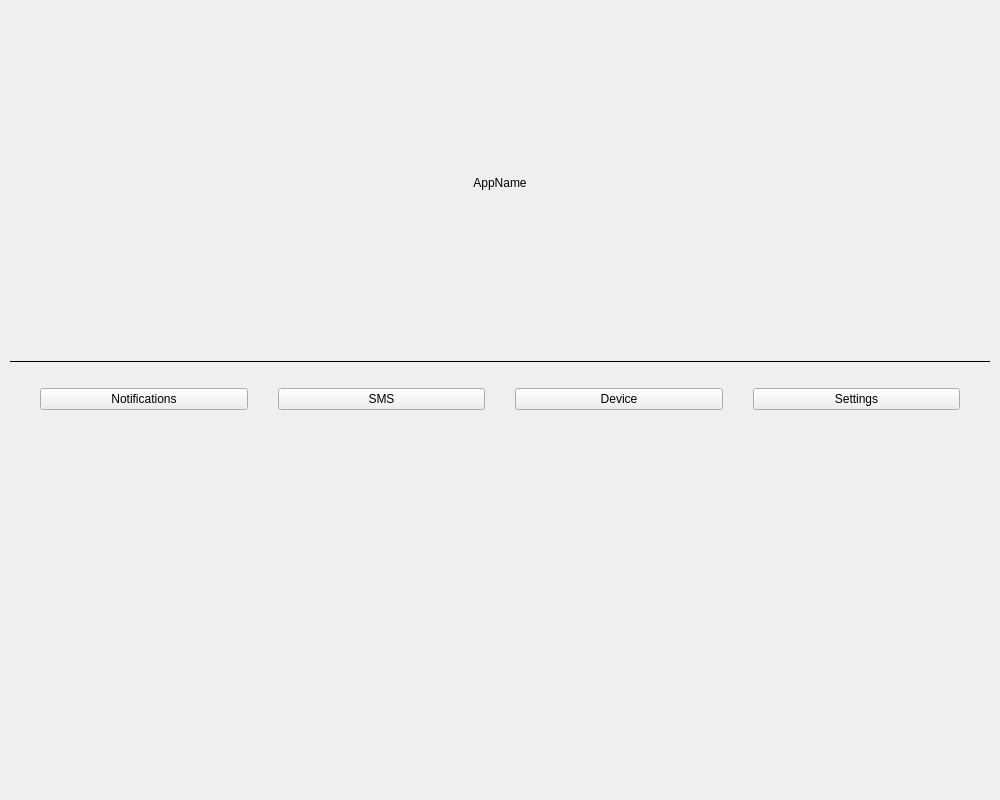
<?xml version="1.0" encoding="UTF-8"?>
<ui version="4.0">
 <class>MainWidget</class>
 <widget class="QWidget" name="MainWidget">
  <property name="geometry">
   <rect>
    <x>0</x>
    <y>0</y>
    <width>1000</width>
    <height>800</height>
   </rect>
  </property>
  <property name="minimumSize">
   <size>
    <width>1000</width>
    <height>800</height>
   </size>
  </property>
  <property name="maximumSize">
   <size>
    <width>1000</width>
    <height>800</height>
   </size>
  </property>
  <layout class="QVBoxLayout" name="mainLayout" stretch="0,0,0,1,0">
   <item>
    <widget class="QLabel" name="appNameLabel">
     <property name="text">
      <string>AppName</string>
     </property>
     <property name="alignment">
      <set>Qt::AlignCenter</set>
     </property>
    </widget>
   </item>
   <item>
    <widget class="Line" name="line">
     <property name="frameShadow">
      <enum>QFrame::Plain</enum>
     </property>
     <property name="lineWidth">
      <number>1</number>
     </property>
     <property name="orientation">
      <enum>Qt::Horizontal</enum>
     </property>
    </widget>
   </item>
   <item>
    <layout class="QGridLayout" name="buttonsLayout">
     <property name="leftMargin">
      <number>30</number>
     </property>
     <property name="topMargin">
      <number>20</number>
     </property>
     <property name="rightMargin">
      <number>30</number>
     </property>
     <property name="bottomMargin">
      <number>30</number>
     </property>
     <property name="horizontalSpacing">
      <number>30</number>
     </property>
     <property name="verticalSpacing">
      <number>20</number>
     </property>
     <item row="0" column="1">
      <widget class="HighlightButton" name="smsButton">
       <property name="text">
        <string>SMS</string>
       </property>
      </widget>
     </item>
     <item row="0" column="3">
      <widget class="HighlightButton" name="settingsButton">
       <property name="text">
        <string>Settings</string>
       </property>
      </widget>
     </item>
     <item row="0" column="0">
      <widget class="HighlightButton" name="notificationsButton">
       <property name="text">
        <string>Notifications</string>
       </property>
      </widget>
     </item>
     <item row="0" column="2">
      <widget class="HighlightButton" name="deviceButton">
       <property name="text">
        <string>Device</string>
       </property>
      </widget>
     </item>
    </layout>
   </item>
   <item>
    <layout class="QVBoxLayout" name="contentLayout"/>
   </item>
   <item>
    <layout class="QHBoxLayout" name="infosLayout">
     <property name="topMargin">
      <number>10</number>
     </property>
     <item>
      <widget class="QLabel" name="identifierLabel">
       <property name="enabled">
        <bool>true</bool>
       </property>
       <property name="text">
        <string/>
       </property>
      </widget>
     </item>
     <item>
      <widget class="QLabel" name="statusLabel">
       <property name="alignment">
        <set>Qt::AlignCenter</set>
       </property>
      </widget>
     </item>
     <item>
      <widget class="QLabel" name="versionLabel">
       <property name="text">
        <string/>
       </property>
       <property name="alignment">
        <set>Qt::AlignRight|Qt::AlignTrailing|Qt::AlignVCenter</set>
       </property>
      </widget>
     </item>
    </layout>
   </item>
  </layout>
 </widget>
 <layoutdefault spacing="5" margin="10"/>
 <customwidgets>
  <customwidget>
   <class>HighlightButton</class>
   <extends>QPushButton</extends>
   <header>src/widgets/highlight_button.h</header>
  </customwidget>
 </customwidgets>
 <resources/>
 <connections/>
</ui>
